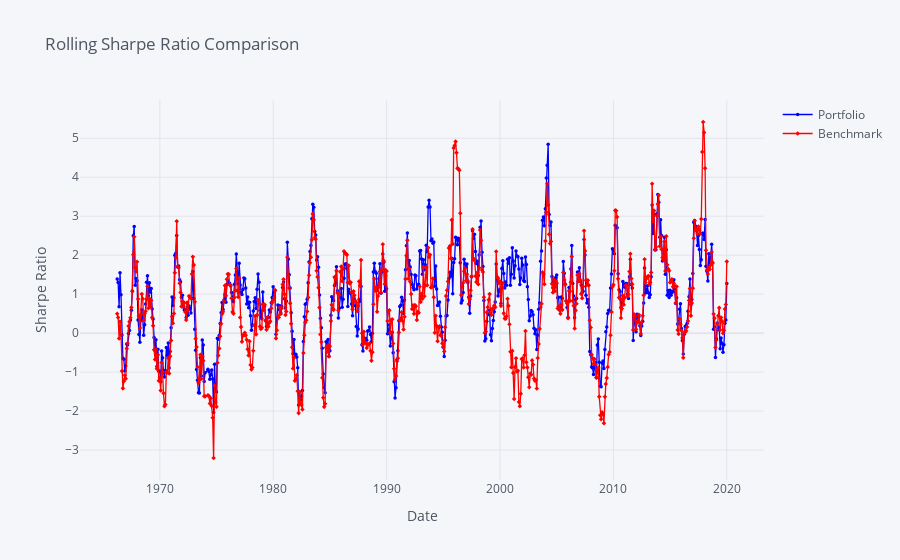

This figure's notebook cell:
### Code cell
# Plotting the calculated values
plyo.iplot(  
    rollingSharpeDf[['Portfolio','Benchmark']].iplot(asFigure=True,
                                                 title='Rolling Sharpe Ratio Comparison',  
             xTitle='Date',  
             yTitle='Sharpe Ratio',
                                                 mode={'Portfolio': 'lines+markers', 'Benchmark': 'lines+markers'},  
             symbol={'Portfolio': 'circle', 'Benchmark': 'diamond'},  
             size=3.5,  
             colors={'Portfolio': 'blue', 'Benchmark': 'red'}, ),)

### Figure 1 — Plotly figure (JSON) as saved in the notebook; plotly's stock layout.template omitted (floating-point values rounded to 4 significant figures; data arrays with more than 128 entries replaced by an {"elided": "..."} marker saying what was removed)
{"data": [{"line": {"color": "blue", "dash": "solid", "shape": "linear", "width": 1.3}, "marker": {"size": 3.5, "symbol": "circle"}, "mode": "lines+markers", "name": "Portfolio", "text": "", "type": "scatter", "x": {"elided": "644 str values"}, "y": {"elided": "644 float values"}}, {"line": {"color": "red", "dash": "solid", "shape": "linear", "width": 1.3}, "marker": {"size": 3.5, "symbol": "diamond"}, "mode": "lines+markers", "name": "Benchmark", "text": "", "type": "scatter", "x": {"elided": "644 str values"}, "y": {"elided": "644 float values"}}], "layout": {"legend": {"bgcolor": "#F5F6F9", "font": {"color": "#4D5663"}}, "paper_bgcolor": "#F5F6F9", "plot_bgcolor": "#F5F6F9", "title": {"font": {"color": "#4D5663"}, "text": "Rolling Sharpe Ratio Comparison"}, "xaxis": {"gridcolor": "#E1E5ED", "showgrid": true, "tickfont": {"color": "#4D5663"}, "title": {"font": {"color": "#4D5663"}, "text": "Date"}, "zerolinecolor": "#E1E5ED"}, "yaxis": {"gridcolor": "#E1E5ED", "showgrid": true, "tickfont": {"color": "#4D5663"}, "title": {"font": {"color": "#4D5663"}, "text": "Sharpe Ratio"}, "zerolinecolor": "#E1E5ED"}}}
